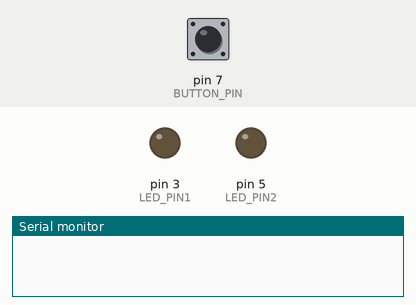
Simulated run of this sketch. Board: Arduino Uno, built with avr-gcc and run on an emulated ATmega328P. On the bench: output pins drawn as LEDs (lit = HIGH), the last lines printed to the serial monitor. Dashed ring = blinking. The test bench sets the inputs (shaded band); at power-on: pin 7 (BUTTON_PIN) LOW. Random numbers use the default seed unless the sketch sets one.

Above: at 1.2 s.
1.3 s: pin 7 (BUTTON_PIN) pulled HIGH for 0.15 s
4.4 s: pin 7 (BUTTON_PIN) pulled HIGH for 1 s
At 4.73 s:
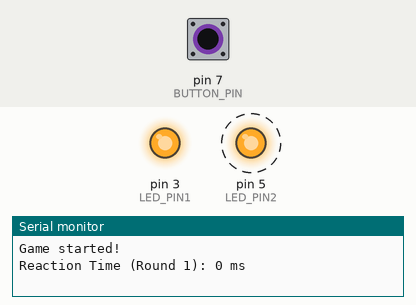
At 12.0 s:
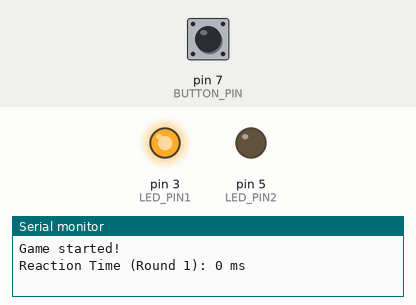
Timing chart, 0 to 13.4 s (numbered marks = the images above; inputs shaded):
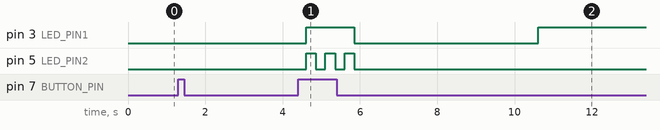

The sketch:

sketch_jan18a.ino
```cpp
// Ubaid Niaz 30179000 A0 Hello World
// Reaction time test game Arduino soure code
const int BUTTON_PIN = 7;   // Connect the Button to pin 7
const int LED_PIN1 = 3;     // Connect the reaction time LED to pin 3
const int LED_PIN2 = 5;     // Connect the better time LED to pin 5

unsigned long startTime;
unsigned long reactionTime;
unsigned long totalReactionTime = 0;           // Total reaction time for all rounds
unsigned long bestReactionTime = 4294967295;   // Initialize with the maximum possible value
int roundCount = 0;
bool isLedOn = false;
bool gameActive = false; // to indicate if the game is active

void setup() {
  Serial.begin(9600);                           // Initialize serial communication
  pinMode(BUTTON_PIN, INPUT);                   // Set button pin to input mode
  pinMode(LED_PIN1, OUTPUT);                    // Set LED1 pin to output mode
  pinMode(LED_PIN2, OUTPUT);                    // Set LED2 pin to output mode

  digitalWrite(LED_PIN2, LOW);                  // Ensure LED2 is off initially
}

// Blinking function
void blinkLed(int pin, int times, int duration) {
  for (int i = 0; i < times; i++) {
    digitalWrite(pin, HIGH);
    delay(duration);
    digitalWrite(pin, LOW);
    if (i < times - 1) { // Avoid unnecessary delay after the last blink
      delay(duration);
    }
  }
}

void loop() {
  if (!gameActive) {
    // Check if the button is pressed to start the game
    if (digitalRead(BUTTON_PIN) == HIGH) {
      gameActive = true;
      roundCount = 0;
      totalReactionTime = 0;                    // Reset the total reaction time for the new game
      bestReactionTime = 4294967295;            // Reset the best reaction time for the new game
      Serial.println("Game started!");
    }
  } else {
    if (roundCount < 5) {
      if (!isLedOn) {
        long waitTime = random(1500, 4000);         // Random wait time between 1.5-4 seconds
        delay(waitTime);
        digitalWrite(LED_PIN1, HIGH);               // Turn on LED1
        startTime = millis();                       // Record the time LED1 turns on
        isLedOn = true;
      } else {
        if (digitalRead(BUTTON_PIN) == HIGH) {      // Check if button is pressed
          reactionTime = millis() - startTime;      // Calculate reaction time
          Serial.print("Reaction Time (Round ");
          Serial.print(roundCount + 1);
          Serial.print("): ");
          Serial.print(reactionTime);
          Serial.println(" ms");

          if (reactionTime < bestReactionTime) {    // Check if this reaction time is the best so far
            bestReactionTime = reactionTime;        // Update the best reaction time
            blinkLed(LED_PIN2, 3, 250);             // Blink LED_PIN2 for 3 times with 250ms interval
          }

          totalReactionTime += reactionTime;        // Add current reaction time to total

          digitalWrite(LED_PIN1, LOW);              // Turn off LED1
          isLedOn = false;
          roundCount++;
          delay(3000);                              // Wait 3 seconds before next round
        }
      }
    } else {
      // Game ends, calculate and display average and best reaction time
      Serial.print("Best Reaction Time: ");
      Serial.print(bestReactionTime);
      Serial.println(" ms");

      // Calculate and display average reaction time
      if (roundCount > 0) {
        unsigned long averageReactionTime = totalReactionTime / roundCount;
        Serial.print("Average Reaction Time: ");
        Serial.print(averageReactionTime);
        Serial.println(" ms");
      }

      gameActive = false; // Reset the game
      Serial.println("Game ended! Press the button to start a new game.");
    }
  }
}
```

Measured:
- after the input at 4.4 s, pin 5 (LED_PIN2): alternates HIGH for 0.25 s and LOW for 0.25 s, 6 changes in all, then stays LOW, starting after 0.21 s
